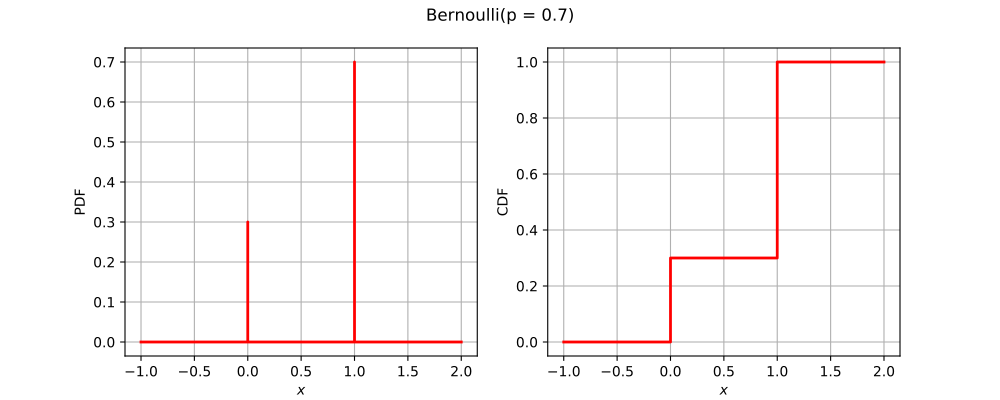

Write Python code to recreate this figure.
import openturns as ot
from matplotlib import pyplot as plt
from openturns.viewer import View
if ot.Bernoulli().__class__.__name__ == 'Bernoulli':
    distribution = ot.Bernoulli(0.7)
elif ot.Bernoulli().__class__.__name__ == 'Binomial':
    distribution = ot.Binomial(5, 0.2)
elif ot.Bernoulli().__class__.__name__ == 'Hypergeometric':
    distribution = ot.Hypergeometric(10, 4, 7)
elif ot.Bernoulli().__class__.__name__ == 'CumulativeDistributionNetwork':
    coll = [ot.Normal(2),ot.Dirichlet([0.5, 1.0, 1.5])]
    distribution = ot.CumulativeDistributionNetwork(coll, ot.BipartiteGraph([[0,1], [0,1]]))
elif ot.Bernoulli().__class__.__name__ == 'Histogram':
    distribution = ot.Histogram([-1.0, 0.5, 1.0, 2.0], [0.45, 0.4, 0.15])
elif ot.Bernoulli().__class__.__name__ == 'KernelMixture':
    kernel = ot.Uniform()
    sample = ot.Normal().getSample(5)
    bandwith = [1.0]
    distribution = ot.KernelMixture(kernel, bandwith, sample)
elif ot.Bernoulli().__class__.__name__ == 'MaximumDistribution':
    coll = [ot.Uniform(2.5, 3.5), ot.LogUniform(1.0, 1.2), ot.Triangular(2.0, 3.0, 4.0)]
    distribution = ot.MaximumDistribution(coll)
elif ot.Bernoulli().__class__.__name__ == 'Multinomial':
    distribution = ot.Multinomial(5, [0.2])
elif ot.Bernoulli().__class__.__name__ == 'RandomMixture':
    coll = [ot.Triangular(0.0, 1.0, 5.0), ot.Uniform(-2.0, 2.0)]
    weights = [0.8, 0.2]
    cst = 3.0
    distribution = ot.RandomMixture(coll, weights, cst)
elif ot.Bernoulli().__class__.__name__ == 'TruncatedDistribution':
    distribution = ot.TruncatedDistribution(ot.Normal(2.0, 1.5), 1.0, 4.0)
elif ot.Bernoulli().__class__.__name__ == 'UserDefined':
    distribution = ot.UserDefined([[0.0], [1.0], [2.0]], [0.2, 0.7, 0.1])
elif ot.Bernoulli().__class__.__name__ == 'ZipfMandelbrot':
    distribution = ot.ZipfMandelbrot(10, 2.5, 0.3)
else:
    distribution = ot.Bernoulli()
dimension = distribution.getDimension()
title = str(distribution)[:100].split('\n')[0]
if dimension == 1:
    distribution.setDescription(['$x$'])
    pdf_graph = distribution.drawPDF()
    cdf_graph = distribution.drawCDF()
    fig = plt.figure(figsize=(10, 4))
    pdf_axis = fig.add_subplot(121)
    cdf_axis = fig.add_subplot(122)
    View(pdf_graph, figure=fig, axes=[pdf_axis], add_legend=False)
    View(cdf_graph, figure=fig, axes=[cdf_axis], add_legend=False)
    fig.suptitle(title)
elif dimension == 2:
    distribution.setDescription(['$x_1$', '$x_2$'])
    pdf_graph = distribution.drawPDF()
    pdf_graph.setTitle(title)
    fig = plt.figure(figsize=(10, 5))
    pdf_axis = fig.add_subplot(111)
    View(pdf_graph, figure=fig, axes=[pdf_axis], add_legend=False, square_axes=False)
